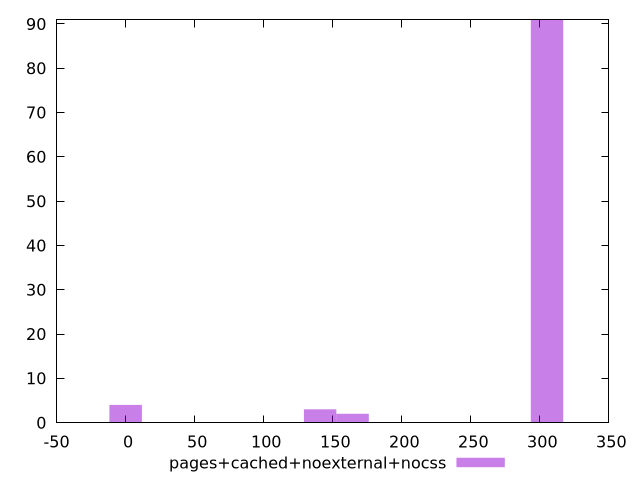

Write gnuplot code to recreate this figure.
$_pagesCachedNoexternalNocss <<EOF
305.20961283747135 91
140.86597515575602 3
0 4
164.34363768171534 2
EOF
set key outside below
set terminal pngcairo
set output "report_00004_2020-11-02T20-21-41.718Z/uses-http2/pages+cached+noexternal+nocss//raw_hist.png"
set yrange [0:91]
set boxwidth 23.477662525959335
set style fill transparent solid 0.5 noborder
plot $_pagesCachedNoexternalNocss title "pages+cached+noexternal+nocss" with boxes ,
